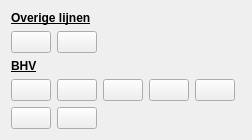
            <widget class="QWidget" name="speciaal">
             <attribute name="title">
              <string>Overig</string>
             </attribute>
             <layout class="QGridLayout" name="gridLayout_7">
              <item row="2" column="0" colspan="6">
               <widget class="QLabel" name="label_13">
                <property name="sizePolicy">
                 <sizepolicy hsizetype="Minimum" vsizetype="Fixed">
                  <horstretch>0</horstretch>
                  <verstretch>0</verstretch>
                 </sizepolicy>
                </property>
                <property name="font">
                 <font>
                  <family>Arial</family>
                  <weight>75</weight>
                  <bold>true</bold>
                  <underline>true</underline>
                 </font>
                </property>
                <property name="text">
                 <string>BHV</string>
                </property>
               </widget>
              </item>
              <item row="6" column="4">
               <widget class="QLabel" name="label_12">
                <property name="font">
                 <font>
                  <family>Arial</family>
                  <weight>75</weight>
                  <bold>true</bold>
                  <underline>true</underline>
                 </font>
                </property>
                <property name="text">
                 <string/>
                </property>
               </widget>
              </item>
              <item row="5" column="4">
               <widget class="QPushButton" name="nooduitgang">
                <property name="enabled">
                 <bool>true</bool>
                </property>
                <property name="sizePolicy">
                 <sizepolicy hsizetype="Minimum" vsizetype="Fixed">
                  <horstretch>0</horstretch>
                  <verstretch>0</verstretch>
                 </sizepolicy>
                </property>
                <property name="text">
                 <string/>
                </property>
                <property name="icon">
                 <iconset>
                  <normaloff>:/plugins/oiv/config_files/png/nooduitgang.png</normaloff>:/plugins/oiv/config_files/png/nooduitgang.png</iconset>
                </property>
                <property name="iconSize">
                 <size>
                  <width>28</width>
                  <height>28</height>
                 </size>
                </property>
                <property name="checkable">
                 <bool>false</bool>
                </property>
                <property name="autoDefault">
                 <bool>false</bool>
                </property>
                <property name="default">
                 <bool>false</bool>
                </property>
                <property name="flat">
                 <bool>false</bool>
                </property>
               </widget>
              </item>
              <item row="5" column="3">
               <widget class="QPushButton" name="nooddouche">
                <property name="enabled">
                 <bool>true</bool>
                </property>
                <property name="sizePolicy">
                 <sizepolicy hsizetype="Minimum" vsizetype="Fixed">
                  <horstretch>0</horstretch>
                  <verstretch>0</verstretch>
                 </sizepolicy>
                </property>
                <property name="text">
                 <string/>
                </property>
                <property name="icon">
                 <iconset>
                  <normaloff>:/plugins/oiv/config_files/png/nooddouche.png</normaloff>:/plugins/oiv/config_files/png/nooddouche.png</iconset>
                </property>
                <property name="iconSize">
                 <size>
                  <width>28</width>
                  <height>28</height>
                 </size>
                </property>
                <property name="checkable">
                 <bool>false</bool>
                </property>
                <property name="autoDefault">
                 <bool>false</bool>
                </property>
                <property name="default">
                 <bool>false</bool>
                </property>
                <property name="flat">
                 <bool>false</bool>
                </property>
               </widget>
              </item>
              <item row="0" column="0" colspan="6">
               <widget class="QLabel" name="label_15">
                <property name="sizePolicy">
                 <sizepolicy hsizetype="Minimum" vsizetype="Fixed">
                  <horstretch>0</horstretch>
                  <verstretch>0</verstretch>
                 </sizepolicy>
                </property>
                <property name="font">
                 <font>
                  <family>Arial</family>
                  <weight>75</weight>
                  <bold>true</bold>
                  <underline>true</underline>
                 </font>
                </property>
                <property name="text">
                 <string>Overige lijnen</string>
                </property>
               </widget>
              </item>
              <item row="5" column="2">
               <widget class="QPushButton" name="oogdouche">
                <property name="enabled">
                 <bool>true</bool>
                </property>
                <property name="sizePolicy">
                 <sizepolicy hsizetype="Minimum" vsizetype="Fixed">
                  <horstretch>0</horstretch>
                  <verstretch>0</verstretch>
                 </sizepolicy>
                </property>
                <property name="text">
                 <string/>
                </property>
                <property name="icon">
                 <iconset>
                  <normaloff>:/plugins/oiv/config_files/png/oogdouche.png</normaloff>:/plugins/oiv/config_files/png/oogdouche.png</iconset>
                </property>
                <property name="iconSize">
                 <size>
                  <width>28</width>
                  <height>28</height>
                 </size>
                </property>
                <property name="checkable">
                 <bool>false</bool>
                </property>
                <property name="autoDefault">
                 <bool>false</bool>
                </property>
                <property name="default">
                 <bool>false</bool>
                </property>
                <property name="flat">
                 <bool>false</bool>
                </property>
               </widget>
              </item>
              <item row="6" column="1">
               <widget class="QPushButton" name="brandslanghaspel">
                <property name="enabled">
                 <bool>true</bool>
                </property>
                <property name="sizePolicy">
                 <sizepolicy hsizetype="Minimum" vsizetype="Fixed">
                  <horstretch>0</horstretch>
                  <verstretch>0</verstretch>
                 </sizepolicy>
                </property>
                <property name="text">
                 <string/>
                </property>
                <property name="icon">
                 <iconset>
                  <normaloff>:/plugins/oiv/config_files/png/brandslanghaspel.png</normaloff>:/plugins/oiv/config_files/png/brandslanghaspel.png</iconset>
                </property>
                <property name="iconSize">
                 <size>
                  <width>28</width>
                  <height>28</height>
                 </size>
                </property>
                <property name="checkable">
                 <bool>false</bool>
                </property>
                <property name="autoDefault">
                 <bool>false</bool>
                </property>
                <property name="default">
                 <bool>false</bool>
                </property>
                <property name="flat">
                 <bool>false</bool>
                </property>
               </widget>
              </item>
              <item row="6" column="0">
               <widget class="QPushButton" name="brandblusser">
                <property name="enabled">
                 <bool>true</bool>
                </property>
                <property name="sizePolicy">
                 <sizepolicy hsizetype="Minimum" vsizetype="Fixed">
                  <horstretch>0</horstretch>
                  <verstretch>0</verstretch>
                 </sizepolicy>
                </property>
                <property name="text">
                 <string/>
                </property>
                <property name="icon">
                 <iconset>
                  <normaloff>:/plugins/oiv/config_files/png/brandblusser.png</normaloff>:/plugins/oiv/config_files/png/brandblusser.png</iconset>
                </property>
                <property name="iconSize">
                 <size>
                  <width>28</width>
                  <height>28</height>
                 </size>
                </property>
                <property name="checkable">
                 <bool>false</bool>
                </property>
                <property name="autoDefault">
                 <bool>false</bool>
                </property>
                <property name="default">
                 <bool>false</bool>
                </property>
                <property name="flat">
                 <bool>false</bool>
                </property>
               </widget>
              </item>
              <item row="5" column="0">
               <widget class="QPushButton" name="antidote_tegengif">
                <property name="enabled">
                 <bool>true</bool>
                </property>
                <property name="sizePolicy">
                 <sizepolicy hsizetype="Minimum" vsizetype="Fixed">
                  <horstretch>0</horstretch>
                  <verstretch>0</verstretch>
                 </sizepolicy>
                </property>
                <property name="text">
                 <string/>
                </property>
                <property name="icon">
                 <iconset>
                  <normaloff>:/plugins/oiv/config_files/png/antidote_tegengif.png</normaloff>:/plugins/oiv/config_files/png/antidote_tegengif.png</iconset>
                </property>
                <property name="iconSize">
                 <size>
                  <width>28</width>
                  <height>28</height>
                 </size>
                </property>
                <property name="checkable">
                 <bool>false</bool>
                </property>
                <property name="autoDefault">
                 <bool>false</bool>
                </property>
                <property name="default">
                 <bool>false</bool>
                </property>
                <property name="flat">
                 <bool>false</bool>
                </property>
               </widget>
              </item>
              <item row="11" column="0">
               <spacer name="verticalSpacer_2">
                <property name="orientation">
                 <enum>Qt::Vertical</enum>
                </property>
                <property name="sizeHint" stdset="0">
                 <size>
                  <width>0</width>
                  <height>0</height>
                 </size>
                </property>
               </spacer>
              </item>
              <item row="1" column="0">
               <widget class="QPushButton" name="blusleiding">
                <property name="enabled">
                 <bool>true</bool>
                </property>
                <property name="sizePolicy">
                 <sizepolicy hsizetype="Minimum" vsizetype="Fixed">
                  <horstretch>0</horstretch>
                  <verstretch>0</verstretch>
                 </sizepolicy>
                </property>
                <property name="text">
                 <string/>
                </property>
                <property name="icon">
                 <iconset>
                  <normaloff>:/plugins/oiv/config_files/png/blusleiding.png</normaloff>:/plugins/oiv/config_files/png/blusleiding.png</iconset>
                </property>
                <property name="iconSize">
                 <size>
                  <width>28</width>
                  <height>28</height>
                 </size>
                </property>
                <property name="checkable">
                 <bool>false</bool>
                </property>
                <property name="autoDefault">
                 <bool>false</bool>
                </property>
                <property name="default">
                 <bool>false</bool>
                </property>
                <property name="flat">
                 <bool>false</bool>
                </property>
               </widget>
              </item>
              <item row="5" column="1">
               <widget class="QPushButton" name="aed">
                <property name="enabled">
                 <bool>true</bool>
                </property>
                <property name="sizePolicy">
                 <sizepolicy hsizetype="Minimum" vsizetype="Fixed">
                  <horstretch>0</horstretch>
                  <verstretch>0</verstretch>
                 </sizepolicy>
                </property>
                <property name="text">
                 <string/>
                </property>
                <property name="icon">
                 <iconset>
                  <normaloff>:/plugins/oiv/config_files/png/aed.png</normaloff>:/plugins/oiv/config_files/png/aed.png</iconset>
                </property>
                <property name="iconSize">
                 <size>
                  <width>28</width>
                  <height>28</height>
                 </size>
                </property>
                <property name="checkable">
                 <bool>false</bool>
                </property>
                <property name="autoDefault">
                 <bool>false</bool>
                </property>
                <property name="default">
                 <bool>false</bool>
                </property>
                <property name="flat">
                 <bool>false</bool>
                </property>
               </widget>
              </item>
              <item row="1" column="1">
               <widget class="QPushButton" name="slagboom">
                <property name="enabled">
                 <bool>true</bool>
                </property>
                <property name="sizePolicy">
                 <sizepolicy hsizetype="Minimum" vsizetype="Fixed">
                  <horstretch>0</horstretch>
                  <verstretch>0</verstretch>
                 </sizepolicy>
                </property>
                <property name="text">
                 <string/>
                </property>
                <property name="icon">
                 <iconset>
                  <normaloff>:/plugins/oiv/config_files/png/slagboom.png</normaloff>:/plugins/oiv/config_files/png/slagboom.png</iconset>
                </property>
                <property name="iconSize">
                 <size>
                  <width>28</width>
                  <height>28</height>
                 </size>
                </property>
                <property name="checkable">
                 <bool>false</bool>
                </property>
                <property name="autoDefault">
                 <bool>false</bool>
                </property>
                <property name="default">
                 <bool>false</bool>
                </property>
                <property name="flat">
                 <bool>false</bool>
                </property>
               </widget>
              </item>
             </layout>
            </widget>
